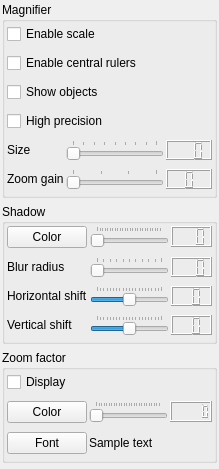
<?xml version="1.0" encoding="UTF-8"?>
<ui version="4.0">
 <class>MagnifierOptions</class>
 <widget class="QWidget" name="MagnifierOptions">
  <property name="geometry">
   <rect>
    <x>0</x>
    <y>0</y>
    <width>219</width>
    <height>469</height>
   </rect>
  </property>
  <property name="sizePolicy">
   <sizepolicy hsizetype="MinimumExpanding" vsizetype="MinimumExpanding">
    <horstretch>0</horstretch>
    <verstretch>0</verstretch>
   </sizepolicy>
  </property>
  <property name="windowTitle">
   <string/>
  </property>
  <layout class="QVBoxLayout" name="verticalLayout">
   <property name="spacing">
    <number>6</number>
   </property>
   <property name="leftMargin">
    <number>2</number>
   </property>
   <property name="topMargin">
    <number>2</number>
   </property>
   <property name="rightMargin">
    <number>2</number>
   </property>
   <property name="bottomMargin">
    <number>6</number>
   </property>
   <item>
    <widget class="QGroupBox" name="gpbMagnifier">
     <property name="sizePolicy">
      <sizepolicy hsizetype="Expanding" vsizetype="Preferred">
       <horstretch>0</horstretch>
       <verstretch>0</verstretch>
      </sizepolicy>
     </property>
     <property name="title">
      <string>Magnifier</string>
     </property>
     <layout class="QGridLayout" name="gridLayout_2">
      <property name="leftMargin">
       <number>2</number>
      </property>
      <property name="topMargin">
       <number>2</number>
      </property>
      <property name="rightMargin">
       <number>2</number>
      </property>
      <property name="bottomMargin">
       <number>6</number>
      </property>
      <property name="horizontalSpacing">
       <number>2</number>
      </property>
      <property name="verticalSpacing">
       <number>9</number>
      </property>
      <item row="6" column="2">
       <widget class="QSlider" name="hslSize">
        <property name="sizePolicy">
         <sizepolicy hsizetype="Expanding" vsizetype="Preferred">
          <horstretch>0</horstretch>
          <verstretch>0</verstretch>
         </sizepolicy>
        </property>
        <property name="minimum">
         <number>48</number>
        </property>
        <property name="maximum">
         <number>128</number>
        </property>
        <property name="singleStep">
         <number>16</number>
        </property>
        <property name="orientation">
         <enum>Qt::Horizontal</enum>
        </property>
        <property name="tickPosition">
         <enum>QSlider::TicksAbove</enum>
        </property>
       </widget>
      </item>
      <item row="7" column="3">
       <widget class="QLCDNumber" name="lcdZoomFactor">
        <property name="sizePolicy">
         <sizepolicy hsizetype="Preferred" vsizetype="Preferred">
          <horstretch>0</horstretch>
          <verstretch>0</verstretch>
         </sizepolicy>
        </property>
        <property name="maximumSize">
         <size>
          <width>46</width>
          <height>21</height>
         </size>
        </property>
        <property name="digitCount">
         <number>1</number>
        </property>
       </widget>
      </item>
      <item row="7" column="2">
       <widget class="QSlider" name="hslZoomFactor">
        <property name="sizePolicy">
         <sizepolicy hsizetype="Expanding" vsizetype="Preferred">
          <horstretch>0</horstretch>
          <verstretch>0</verstretch>
         </sizepolicy>
        </property>
        <property name="minimum">
         <number>1</number>
        </property>
        <property name="maximum">
         <number>4</number>
        </property>
        <property name="pageStep">
         <number>1</number>
        </property>
        <property name="orientation">
         <enum>Qt::Horizontal</enum>
        </property>
        <property name="tickPosition">
         <enum>QSlider::TicksAbove</enum>
        </property>
       </widget>
      </item>
      <item row="6" column="3">
       <widget class="QLCDNumber" name="lcdSize">
        <property name="sizePolicy">
         <sizepolicy hsizetype="Preferred" vsizetype="Preferred">
          <horstretch>0</horstretch>
          <verstretch>0</verstretch>
         </sizepolicy>
        </property>
        <property name="maximumSize">
         <size>
          <width>46</width>
          <height>21</height>
         </size>
        </property>
        <property name="smallDecimalPoint">
         <bool>false</bool>
        </property>
        <property name="digitCount">
         <number>3</number>
        </property>
       </widget>
      </item>
      <item row="6" column="0" colspan="2">
       <widget class="QLabel" name="lblSize">
        <property name="sizePolicy">
         <sizepolicy hsizetype="Preferred" vsizetype="Preferred">
          <horstretch>0</horstretch>
          <verstretch>0</verstretch>
         </sizepolicy>
        </property>
        <property name="text">
         <string>Size</string>
        </property>
       </widget>
      </item>
      <item row="7" column="0" colspan="2">
       <widget class="QLabel" name="lblZoomFactor">
        <property name="sizePolicy">
         <sizepolicy hsizetype="Preferred" vsizetype="Preferred">
          <horstretch>0</horstretch>
          <verstretch>0</verstretch>
         </sizepolicy>
        </property>
        <property name="text">
         <string>Zoom gain</string>
        </property>
       </widget>
      </item>
      <item row="5" column="0" colspan="4">
       <widget class="QCheckBox" name="chkHighPrecision">
        <property name="sizePolicy">
         <sizepolicy hsizetype="Expanding" vsizetype="Preferred">
          <horstretch>0</horstretch>
          <verstretch>0</verstretch>
         </sizepolicy>
        </property>
        <property name="text">
         <string>High precision</string>
        </property>
       </widget>
      </item>
      <item row="3" column="0" colspan="4">
       <widget class="QCheckBox" name="chkShowObjects">
        <property name="sizePolicy">
         <sizepolicy hsizetype="Expanding" vsizetype="Preferred">
          <horstretch>0</horstretch>
          <verstretch>0</verstretch>
         </sizepolicy>
        </property>
        <property name="text">
         <string>Show objects</string>
        </property>
       </widget>
      </item>
      <item row="1" column="0" colspan="4">
       <widget class="QCheckBox" name="chkEnableCentralRulers">
        <property name="sizePolicy">
         <sizepolicy hsizetype="Expanding" vsizetype="Preferred">
          <horstretch>0</horstretch>
          <verstretch>0</verstretch>
         </sizepolicy>
        </property>
        <property name="text">
         <string>Enable central rulers</string>
        </property>
       </widget>
      </item>
      <item row="0" column="0" colspan="4">
       <widget class="QCheckBox" name="chkEnableScale">
        <property name="sizePolicy">
         <sizepolicy hsizetype="Expanding" vsizetype="Preferred">
          <horstretch>0</horstretch>
          <verstretch>0</verstretch>
         </sizepolicy>
        </property>
        <property name="text">
         <string>Enable scale</string>
        </property>
       </widget>
      </item>
     </layout>
    </widget>
   </item>
   <item>
    <widget class="QGroupBox" name="gpbShadow">
     <property name="sizePolicy">
      <sizepolicy hsizetype="Expanding" vsizetype="Preferred">
       <horstretch>0</horstretch>
       <verstretch>0</verstretch>
      </sizepolicy>
     </property>
     <property name="title">
      <string>Shadow</string>
     </property>
     <layout class="QGridLayout" name="gridLayout_3">
      <property name="leftMargin">
       <number>2</number>
      </property>
      <property name="topMargin">
       <number>2</number>
      </property>
      <property name="rightMargin">
       <number>2</number>
      </property>
      <property name="bottomMargin">
       <number>6</number>
      </property>
      <property name="horizontalSpacing">
       <number>2</number>
      </property>
      <property name="verticalSpacing">
       <number>9</number>
      </property>
      <item row="0" column="1">
       <widget class="QSlider" name="hslOpacity">
        <property name="sizePolicy">
         <sizepolicy hsizetype="Expanding" vsizetype="Preferred">
          <horstretch>0</horstretch>
          <verstretch>0</verstretch>
         </sizepolicy>
        </property>
        <property name="maximum">
         <number>255</number>
        </property>
        <property name="orientation">
         <enum>Qt::Horizontal</enum>
        </property>
        <property name="tickPosition">
         <enum>QSlider::TicksAbove</enum>
        </property>
       </widget>
      </item>
      <item row="3" column="1">
       <widget class="QSlider" name="hslVerticalShift">
        <property name="sizePolicy">
         <sizepolicy hsizetype="Expanding" vsizetype="Preferred">
          <horstretch>0</horstretch>
          <verstretch>0</verstretch>
         </sizepolicy>
        </property>
        <property name="minimum">
         <number>-10</number>
        </property>
        <property name="maximum">
         <number>10</number>
        </property>
        <property name="pageStep">
         <number>5</number>
        </property>
        <property name="orientation">
         <enum>Qt::Horizontal</enum>
        </property>
        <property name="tickPosition">
         <enum>QSlider::TicksAbove</enum>
        </property>
       </widget>
      </item>
      <item row="1" column="0">
       <widget class="QLabel" name="lblBlurRadius">
        <property name="sizePolicy">
         <sizepolicy hsizetype="Maximum" vsizetype="Preferred">
          <horstretch>0</horstretch>
          <verstretch>0</verstretch>
         </sizepolicy>
        </property>
        <property name="text">
         <string>Blur radius</string>
        </property>
       </widget>
      </item>
      <item row="2" column="2">
       <widget class="QLCDNumber" name="lcdHorizontalShift">
        <property name="sizePolicy">
         <sizepolicy hsizetype="Preferred" vsizetype="Preferred">
          <horstretch>0</horstretch>
          <verstretch>0</verstretch>
         </sizepolicy>
        </property>
        <property name="maximumSize">
         <size>
          <width>46</width>
          <height>21</height>
         </size>
        </property>
        <property name="digitCount">
         <number>2</number>
        </property>
       </widget>
      </item>
      <item row="3" column="0">
       <widget class="QLabel" name="lblVerticalShift">
        <property name="sizePolicy">
         <sizepolicy hsizetype="Maximum" vsizetype="Maximum">
          <horstretch>0</horstretch>
          <verstretch>0</verstretch>
         </sizepolicy>
        </property>
        <property name="text">
         <string>Vertical shift</string>
        </property>
       </widget>
      </item>
      <item row="0" column="2">
       <widget class="QLCDNumber" name="lcdOpacity">
        <property name="sizePolicy">
         <sizepolicy hsizetype="Preferred" vsizetype="Preferred">
          <horstretch>0</horstretch>
          <verstretch>0</verstretch>
         </sizepolicy>
        </property>
        <property name="maximumSize">
         <size>
          <width>46</width>
          <height>21</height>
         </size>
        </property>
        <property name="digitCount">
         <number>3</number>
        </property>
       </widget>
      </item>
      <item row="1" column="1">
       <widget class="QSlider" name="hslBlurRadius">
        <property name="sizePolicy">
         <sizepolicy hsizetype="Expanding" vsizetype="Preferred">
          <horstretch>0</horstretch>
          <verstretch>0</verstretch>
         </sizepolicy>
        </property>
        <property name="maximum">
         <number>10</number>
        </property>
        <property name="orientation">
         <enum>Qt::Horizontal</enum>
        </property>
        <property name="tickPosition">
         <enum>QSlider::TicksAbove</enum>
        </property>
       </widget>
      </item>
      <item row="2" column="1">
       <widget class="QSlider" name="hslHorizontalShift">
        <property name="sizePolicy">
         <sizepolicy hsizetype="Expanding" vsizetype="Preferred">
          <horstretch>0</horstretch>
          <verstretch>0</verstretch>
         </sizepolicy>
        </property>
        <property name="minimum">
         <number>-10</number>
        </property>
        <property name="maximum">
         <number>10</number>
        </property>
        <property name="pageStep">
         <number>5</number>
        </property>
        <property name="orientation">
         <enum>Qt::Horizontal</enum>
        </property>
        <property name="tickPosition">
         <enum>QSlider::TicksAbove</enum>
        </property>
       </widget>
      </item>
      <item row="1" column="2">
       <widget class="QLCDNumber" name="lcdBlurRadius">
        <property name="sizePolicy">
         <sizepolicy hsizetype="Preferred" vsizetype="Preferred">
          <horstretch>0</horstretch>
          <verstretch>0</verstretch>
         </sizepolicy>
        </property>
        <property name="maximumSize">
         <size>
          <width>46</width>
          <height>21</height>
         </size>
        </property>
        <property name="digitCount">
         <number>3</number>
        </property>
       </widget>
      </item>
      <item row="3" column="2">
       <widget class="QLCDNumber" name="lcdVerticalShift">
        <property name="sizePolicy">
         <sizepolicy hsizetype="Preferred" vsizetype="Preferred">
          <horstretch>0</horstretch>
          <verstretch>0</verstretch>
         </sizepolicy>
        </property>
        <property name="maximumSize">
         <size>
          <width>46</width>
          <height>21</height>
         </size>
        </property>
        <property name="digitCount">
         <number>2</number>
        </property>
       </widget>
      </item>
      <item row="2" column="0">
       <widget class="QLabel" name="lblHorizontalShift">
        <property name="sizePolicy">
         <sizepolicy hsizetype="Maximum" vsizetype="Preferred">
          <horstretch>0</horstretch>
          <verstretch>0</verstretch>
         </sizepolicy>
        </property>
        <property name="text">
         <string>Horizontal shift</string>
        </property>
       </widget>
      </item>
      <item row="0" column="0">
       <widget class="QPushButton" name="btnShadowColor">
        <property name="sizePolicy">
         <sizepolicy hsizetype="Maximum" vsizetype="Fixed">
          <horstretch>0</horstretch>
          <verstretch>0</verstretch>
         </sizepolicy>
        </property>
        <property name="text">
         <string>Color</string>
        </property>
       </widget>
      </item>
     </layout>
    </widget>
   </item>
   <item>
    <widget class="QGroupBox" name="gpbZoomFactor">
     <property name="sizePolicy">
      <sizepolicy hsizetype="Expanding" vsizetype="Preferred">
       <horstretch>0</horstretch>
       <verstretch>0</verstretch>
      </sizepolicy>
     </property>
     <property name="title">
      <string>Zoom factor</string>
     </property>
     <layout class="QGridLayout" name="gridLayout_4">
      <property name="leftMargin">
       <number>2</number>
      </property>
      <property name="topMargin">
       <number>2</number>
      </property>
      <property name="rightMargin">
       <number>2</number>
      </property>
      <property name="bottomMargin">
       <number>6</number>
      </property>
      <property name="horizontalSpacing">
       <number>2</number>
      </property>
      <property name="verticalSpacing">
       <number>9</number>
      </property>
      <item row="1" column="1">
       <widget class="QSlider" name="hslZoomFactorOpacity">
        <property name="sizePolicy">
         <sizepolicy hsizetype="Expanding" vsizetype="Preferred">
          <horstretch>0</horstretch>
          <verstretch>0</verstretch>
         </sizepolicy>
        </property>
        <property name="maximum">
         <number>255</number>
        </property>
        <property name="orientation">
         <enum>Qt::Horizontal</enum>
        </property>
        <property name="tickPosition">
         <enum>QSlider::TicksAbove</enum>
        </property>
       </widget>
      </item>
      <item row="1" column="2">
       <widget class="QLCDNumber" name="lcdZoomFactorOpacity">
        <property name="sizePolicy">
         <sizepolicy hsizetype="Preferred" vsizetype="Preferred">
          <horstretch>0</horstretch>
          <verstretch>0</verstretch>
         </sizepolicy>
        </property>
        <property name="maximumSize">
         <size>
          <width>46</width>
          <height>21</height>
         </size>
        </property>
       </widget>
      </item>
      <item row="1" column="0">
       <widget class="QPushButton" name="btnZoomFactorColor">
        <property name="sizePolicy">
         <sizepolicy hsizetype="Maximum" vsizetype="Fixed">
          <horstretch>0</horstretch>
          <verstretch>0</verstretch>
         </sizepolicy>
        </property>
        <property name="text">
         <string>Color</string>
        </property>
       </widget>
      </item>
      <item row="2" column="0">
       <widget class="QPushButton" name="btnZoomFactorFont">
        <property name="sizePolicy">
         <sizepolicy hsizetype="Maximum" vsizetype="Fixed">
          <horstretch>0</horstretch>
          <verstretch>0</verstretch>
         </sizepolicy>
        </property>
        <property name="text">
         <string>Font</string>
        </property>
       </widget>
      </item>
      <item row="0" column="0" colspan="3">
       <widget class="QCheckBox" name="chkZoomFactorDisplay">
        <property name="sizePolicy">
         <sizepolicy hsizetype="Preferred" vsizetype="Preferred">
          <horstretch>0</horstretch>
          <verstretch>0</verstretch>
         </sizepolicy>
        </property>
        <property name="text">
         <string>Display</string>
        </property>
       </widget>
      </item>
      <item row="2" column="1" colspan="2">
       <widget class="QLabel" name="lblZoomFactorFont">
        <property name="sizePolicy">
         <sizepolicy hsizetype="Expanding" vsizetype="Preferred">
          <horstretch>0</horstretch>
          <verstretch>0</verstretch>
         </sizepolicy>
        </property>
        <property name="text">
         <string>Sample text</string>
        </property>
        <property name="wordWrap">
         <bool>true</bool>
        </property>
       </widget>
      </item>
     </layout>
    </widget>
   </item>
  </layout>
 </widget>
 <resources/>
 <connections/>
</ui>
